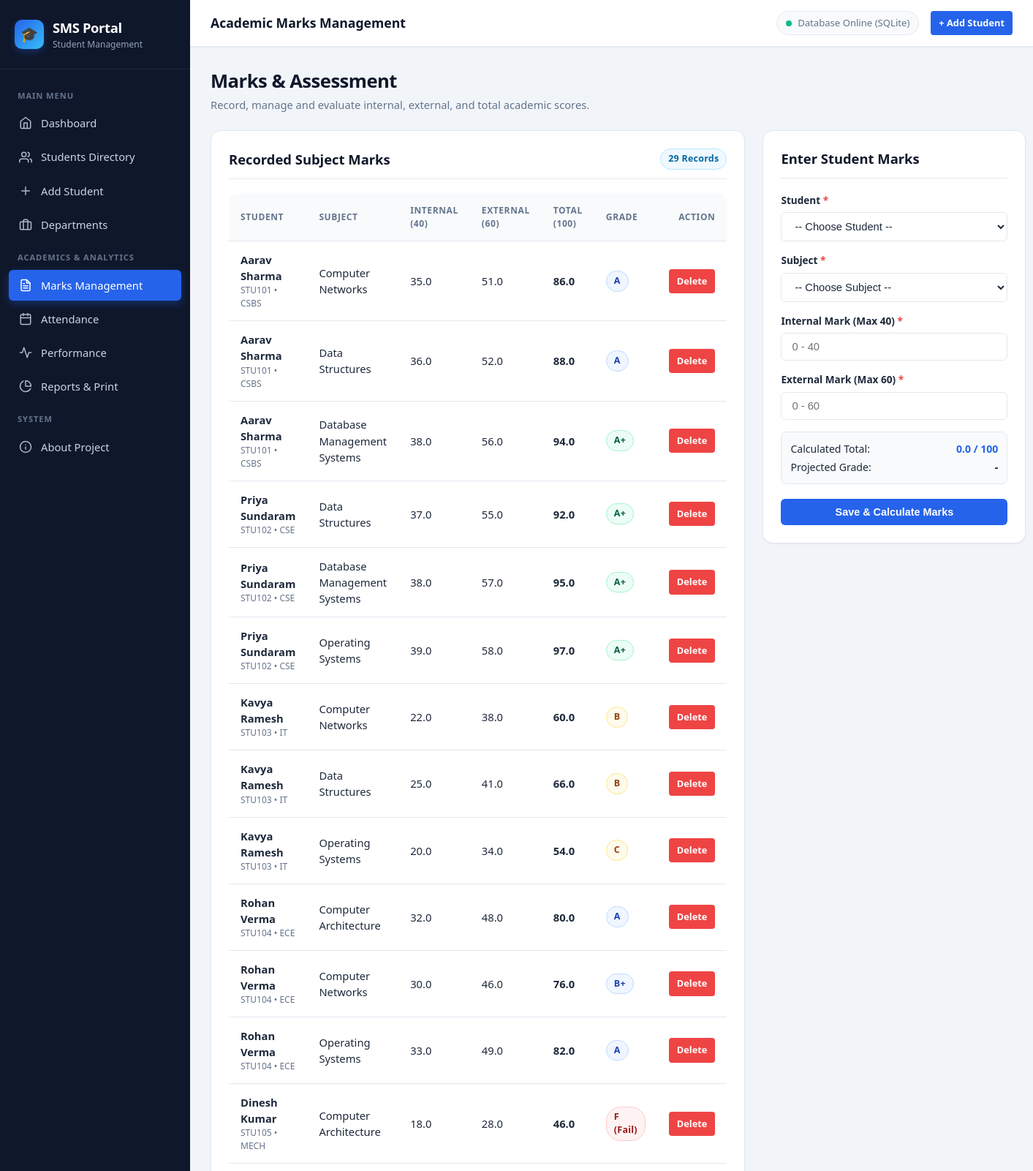
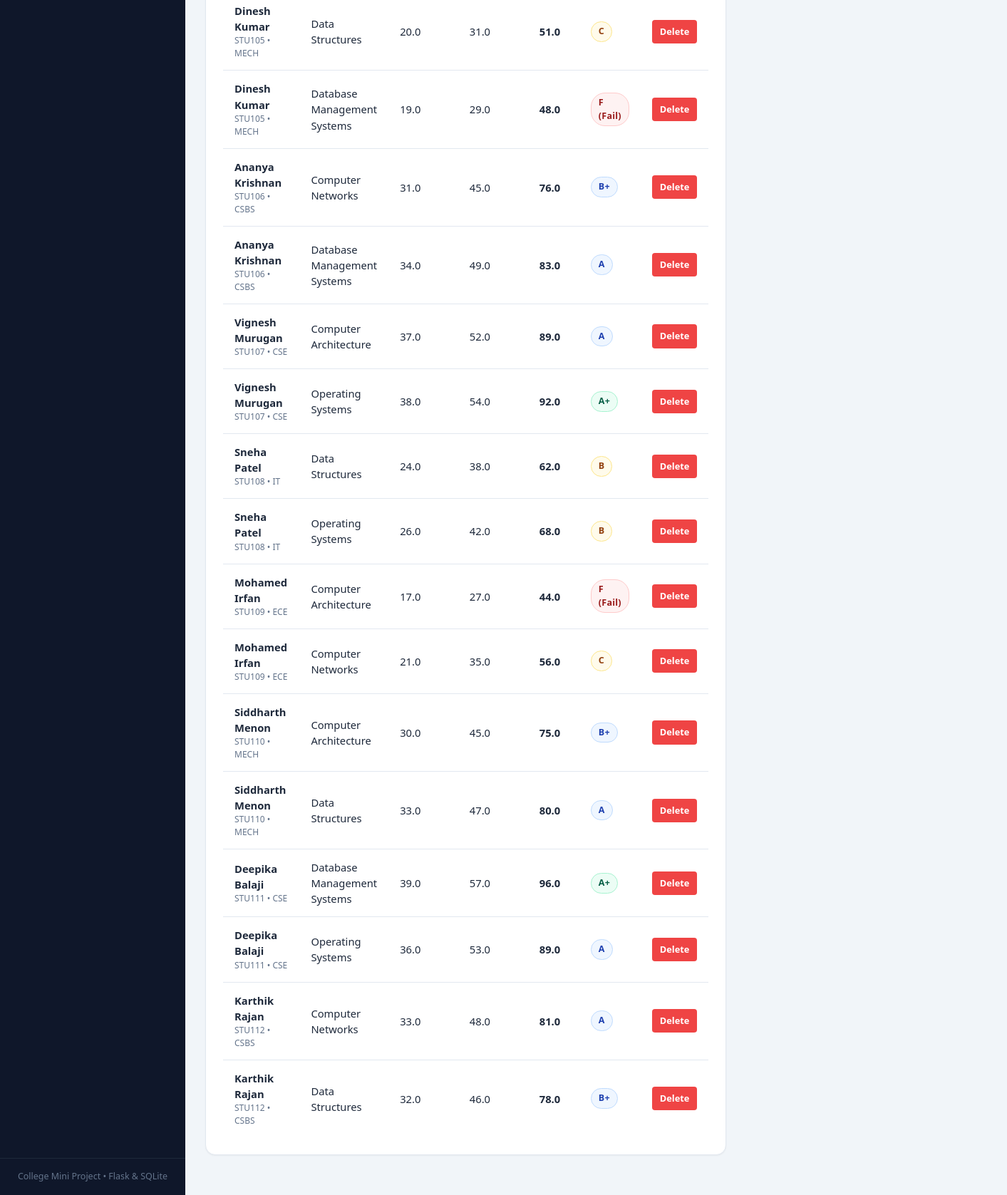
The page /marks on the database its author committed (2 pictures, top to bottom).
### tables this page shows
CREATE TABLE marks (
            mark_id INTEGER PRIMARY KEY AUTOINCREMENT,
            student_id TEXT NOT NULL,
            subject TEXT NOT NULL,
            internal_mark REAL NOT NULL,
            external_mark REAL NOT NULL,
            total_mark REAL NOT NULL,
            grade TEXT NOT NULL,
            FOREIGN KEY (student_id) REFERENCES students (student_id) ON DELETE CASCADE
        );

CREATE TABLE students (
            student_id TEXT PRIMARY KEY,
            name TEXT NOT NULL,
            email TEXT NOT NULL UNIQUE,
            phone TEXT NOT NULL,
            gender TEXT NOT NULL,
            dob TEXT NOT NULL,
            department TEXT NOT NULL,
            year TEXT NOT NULL,
            section TEXT NOT NULL,
            address TEXT,
            admission_year TEXT NOT NULL,
            created_at TIMESTAMP DEFAULT CURRENT_TIMESTAMP,
            FOREIGN KEY (department) REFERENCES departments (department_id) ON UPDATE CASCADE
        );

### app.py (the view)
@app.route("/marks", methods=["GET"])
def marks_view():
    conn = get_db_connection()
    cursor = conn.cursor()
    cursor.execute("""
        SELECT m.*, s.name as student_name, s.department, s.year, s.section
        FROM marks m
        JOIN students s ON m.student_id = s.student_id
        ORDER BY s.student_id ASC, m.subject ASC
    """)
    marks_list = cursor.fetchall()
    cursor.execute("SELECT student_id, name, department FROM students ORDER BY student_id ASC")
    students = cursor.fetchall()
    conn.close()
    return render_template("marks.html", marks=marks_list, students=students)

### database/db.py (called while the page is built)
def get_db_connection():
    conn = sqlite3.connect(DB_PATH)
    conn.row_factory = sqlite3.Row
    conn.execute("PRAGMA foreign_keys = ON")
    return conn

### templates/marks.html (shortened to what this page needs)
{% extends "base.html" %}
{% block page_heading %}Academic Marks Management{% endblock %}
{% block content %}
<div class="page-header">
  <div>
    <h1>Marks & Assessment</h1>
    <p>Record, manage and evaluate internal, external, and total academic scores.</p>
  </div>
</div>
<div style="display: grid; grid-template-columns: 1fr 360px; gap: 24px; align-items: start;">
  <div class="card">
    <div class="card-header">
      <h3>Recorded Subject Marks</h3>
      <span class="badge badge-info">{{ marks|length }} Records</span>
    </div>
    <div class="table-responsive">
      <table class="custom-table">
        <thead>
          <tr>
            <th>Student</th>
            <th>Subject</th>
            <th>Internal (40)</th>
            <th>External (60)</th>
            <th>Total (100)</th>
            <th>Grade</th>
            <th style="text-align: right;">Action</th>
          </tr>
        </thead>
        <tbody>
          {% for m in marks %}
          <tr>
            <td>
              <strong>{{ m.student_name }}</strong>
              <div style="font-size: 0.75rem; color: var(--text-muted);">{{ m.student_id }} • {{ m.department }}</div>
            </td>
            <td>{{ m.subject }}</td>
            <td>{{ m.internal_mark }}</td>
            <td>{{ m.external_mark }}</td>
            <td><strong>{{ m.total_mark }}</strong></td>
            <td>
              {% if m.grade == 'A+' %}
                <span class="badge badge-success">{{ m.grade }}</span>
              {% elif m.grade in ['A', 'B+'] %}
                <span class="badge badge-primary">{{ m.grade }}</span>
              {% elif m.grade in ['B', 'C'] %}
                <span class="badge badge-warning">{{ m.grade }}</span>
              {% else %}
                <span class="badge badge-danger">{{ m.grade }} (Fail)</span>
              {% endif %}
            </td>
            <td style="text-align: right;">
              <a
                href="{{ url_for('delete_mark', mark_id=m.mark_id) }}"
                class="btn btn-danger btn-sm"
                onclick="return confirm('Delete mark record for {{ m.student_name }} - {{ m.subject }}?');"
              >
                Delete
              </a>
            </td>
          </tr>
          {% else %}
          <tr>
            <td colspan="7" style="text-align: center; color: var(--text-muted); padding: 30px;">
              No marks recorded yet. Use the form on the right to enter marks.
            </td>
          </tr>
          {% endfor %}
        </tbody>
      </table>
    </div>
  </div>
  <div class="card">
    <div class="card-header">
      <h3>Enter Student Marks</h3>
    </div>
    <form method="POST" action="{{ url_for('add_marks') }}" id="marksForm">
      <div class="form-group" style="margin-bottom: 16px;">
        <label for="student_id" class="form-label">Student <span class="required">*</span></label>
        <select id="student_id" name="student_id" class="form-control" required>
          <option value="">-- Choose Student --</option>
        </select>
      </div>
      <div class="form-group" style="margin-bottom: 16px;">
        <label for="subject" class="form-label">Subject <span class="required">*</span></label>
        <select id="subject" name="subject" class="form-control" required>
          <option value="">-- Choose Subject --</option>
        </select>
      </div>
      <div class="form-group" style="margin-bottom: 16px;">
        <label for="internal_mark" class="form-label">Internal Mark (Max 40) <span class="required">*</span></label>
        <input
          type="number"
          id="internal_mark"
          name="internal_mark"
          class="form-control"
          placeholder="0 - 40"
          min="0"
          max="40"
          step="0.5"
          required
        >
      </div>
      <div class="form-group" style="margin-bottom: 16px;">
        <label for="external_mark" class="form-label">External Mark (Max 60) <span class="required">*</span></label>
        <input
          type="number"
          id="external_mark"
          name="external_mark"
          class="form-control"
          placeholder="0 - 60"
          min="0"
          max="60"
          step="0.5"
          required
        >
      </div>
      <div style="background: #f8fafc; border: 1px solid var(--border-color); border-radius: 8px; padding: 12px; margin-bottom: 20px;">
        <div style="display: flex; justify-content: space-between; font-size: 0.88rem; margin-bottom: 4px;">
          <span>Calculated Total:</span>
          <strong id="previewTotal" style="color: var(--primary);">0.0 / 100</strong>
        </div>
        <div style="display: flex; justify-content: space-between; font-size: 0.88rem;">
          <span>Projected Grade:</span>
          <strong id="previewGrade" style="color: var(--navy);">-</strong>
        </div>
      </div>
      <button type="submit" class="btn btn-primary" style="width: 100%;">
        Save & Calculate Marks
      </button>
    </form>
  </div>
</div>
{% endblock %}

### templates/base.html (shortened to what this page needs)
<!DOCTYPE html>
<html lang="en">
<head>
  <link rel="stylesheet" href="{{ url_for('static', filename='css/style.css') }}">
</head>
<body>
<div class="app-container">
  <aside class="sidebar" id="sidebar">
    <div class="sidebar-header">
      <div class="sidebar-brand-icon">🎓</div>
      <div class="sidebar-brand-text">
        <h2>SMS Portal</h2>
        <span>Student Management</span>
      </div>
    </div>
    <nav class="sidebar-nav">
      <div class="nav-category">Main Menu</div>
      <a href="{{ url_for('index') }}" class="nav-link {% if request.path == '/' %}active{% endif %}">
        <svg viewBox="0 0 24 24"><path d="M3 9l9-7 9 7v11a2 2 0 0 1-2 2H5a2 2 0 0 1-2-2z"></path><polyline points="9 22 9 12 15 12 15 22"></polyline></svg>
        <span>Dashboard</span>
      </a>
      <a href="{{ url_for('students_view') }}" class="nav-link {% if request.path == '/students' %}active{% endif %}">
        <svg viewBox="0 0 24 24"><path d="M17 21v-2a4 4 0 0 0-4-4H5a4 4 0 0 0-4 4v2"></path><circle cx="9" cy="7" r="4"></circle><path d="M23 21v-2a4 4 0 0 0-3-3.87"></path><path d="M16 3.13a4 4 0 0 1 0 7.75"></path></svg>
        <span>Students Directory</span>
      </a>
      <a href="{{ url_for('add_student') }}" class="nav-link {% if request.path == '/add-student' %}active{% endif %}">
        <svg viewBox="0 0 24 24"><line x1="12" y1="5" x2="12" y2="19"></line><line x1="5" y1="12" x2="19" y2="12"></line></svg>
        <span>Add Student</span>
      </a>
      <a href="{{ url_for('departments_view') }}" class="nav-link {% if request.path == '/departments' %}active{% endif %}">
        <svg viewBox="0 0 24 24"><rect x="2" y="7" width="20" height="14" rx="2" ry="2"></rect><path d="M16 21V5a2 2 0 0 0-2-2h-4a2 2 0 0 0-2 2v16"></path></svg>
        <span>Departments</span>
      </a>
      <div class="nav-category">Academics & Analytics</div>
      <a href="{{ url_for('marks_view') }}" class="nav-link {% if request.path == '/marks' %}active{% endif %}">
        <svg viewBox="0 0 24 24"><path d="M14 2H6a2 2 0 0 0-2 2v16a2 2 0 0 0 2 2h12a2 2 0 0 0 2-2V8z"></path><polyline points="14 2 14 8 20 8"></polyline><line x1="16" y1="13" x2="8" y2="13"></line><line x1="16" y1="17" x2="8" y2="17"></line><polyline points="10 9 9 9 8 9"></polyline></svg>
        <span>Marks Management</span>
      </a>
      <a href="{{ url_for('attendance_view') }}" class="nav-link {% if request.path == '/attendance' %}active{% endif %}">
        <svg viewBox="0 0 24 24"><rect x="3" y="4" width="18" height="18" rx="2" ry="2"></rect><line x1="16" y1="2" x2="16" y2="6"></line><line x1="8" y1="2" x2="8" y2="6"></line><line x1="3" y1="10" x2="21" y2="10"></line></svg>
        <span>Attendance</span>
      </a>
      <a href="{{ url_for('performance_view') }}" class="nav-link {% if request.path == '/performance' %}active{% endif %}">
        <svg viewBox="0 0 24 24"><polyline points="22 12 18 12 15 21 9 3 6 12 2 12"></polyline></svg>
        <span>Performance</span>
      </a>
      <a href="{{ url_for('reports_view') }}" class="nav-link {% if request.path == '/reports' %}active{% endif %}">
        <svg viewBox="0 0 24 24"><path d="M21.21 15.89A10 10 0 1 1 8 2.83"></path><path d="M22 12A10 10 0 0 0 12 2v10z"></path></svg>
        <span>Reports & Print</span>
      </a>
      <div class="nav-category">System</div>
      <a href="{{ url_for('about_view') }}" class="nav-link {% if request.path == '/about' %}active{% endif %}">
        <svg viewBox="0 0 24 24"><circle cx="12" cy="12" r="10"></circle><line x1="12" y1="16" x2="12" y2="12"></line><line x1="12" y1="8" x2="12.01" y2="8"></line></svg>
        <span>About Project</span>
      </a>
    </nav>
    <div class="sidebar-footer">
      College Mini Project • Flask & SQLite
    </div>
  </aside>
  <div class="main-wrapper">
    <header class="topbar">
      <div class="topbar-left">
        <span class="page-title-badge">{% block page_heading %}Student Management System{% endblock %}</span>
      </div>
      <div class="topbar-right">
        <div class="system-status-indicator">
          <span class="status-dot"></span>
          <span>Database Online (SQLite)</span>
        </div>
        <a href="{{ url_for('add_student') }}" class="btn btn-primary btn-sm no-print">
          + Add Student
        </a>
      </div>
    </header>
    <main class="content-body">
      {% block content %}{% endblock %}
    </main>
  </div>
</div>
</body>
</html>

### rows shown on the page
marks: student_name "Aarav Sharma", student_id "STU101", department "CSBS", subject "Computer Networks", internal_mark "35.0", external_mark "51.0", total_mark "86.0", grade "A"
marks: student_name "Aarav Sharma", student_id "STU101", department "CSBS", subject "Data Structures", internal_mark "36.0", external_mark "52.0", total_mark "88.0", grade "A"
marks: student_name "Aarav Sharma", student_id "STU101", department "CSBS", subject "Database Management Systems", internal_mark "38.0", external_mark "56.0", total_mark "94.0", grade "A+"
marks: student_name "Priya Sundaram", student_id "STU102", department "CSE", subject "Data Structures", internal_mark "37.0", external_mark "55.0", total_mark "92.0", grade "A+"
marks: student_name "Priya Sundaram", student_id "STU102", department "CSE", subject "Database Management Systems", internal_mark "38.0", external_mark "57.0", total_mark "95.0", grade "A+"
marks: student_name "Priya Sundaram", student_id "STU102", department "CSE", subject "Operating Systems", internal_mark "39.0", external_mark "58.0", total_mark "97.0", grade "A+"
marks: student_name "Kavya Ramesh", student_id "STU103", department "IT", subject "Computer Networks", internal_mark "22.0", external_mark "38.0", total_mark "60.0", grade "B"
marks: student_name "Kavya Ramesh", student_id "STU103", department "IT", subject "Data Structures", internal_mark "25.0", external_mark "41.0", total_mark "66.0", grade "B"
marks: student_name "Kavya Ramesh", student_id "STU103", department "IT", subject "Operating Systems", internal_mark "20.0", external_mark "34.0", total_mark "54.0", grade "C"
marks: student_name "Rohan Verma", student_id "STU104", department "ECE", subject "Computer Architecture", internal_mark "32.0", external_mark "48.0", total_mark "80.0", grade "A"
marks: student_name "Rohan Verma", student_id "STU104", department "ECE", subject "Computer Networks", internal_mark "30.0", external_mark "46.0", total_mark "76.0", grade "B+"
marks: student_name "Rohan Verma", student_id "STU104", department "ECE", subject "Operating Systems", internal_mark "33.0", external_mark "49.0", total_mark "82.0", grade "A"
marks: student_name "Dinesh Kumar", student_id "STU105", department "MECH", subject "Computer Architecture", internal_mark "18.0", external_mark "28.0", total_mark "46.0", grade "F"
marks: student_name "Dinesh Kumar", student_id "STU105", department "MECH", subject "Data Structures", internal_mark "20.0", external_mark "31.0", total_mark "51.0", grade "C"
marks: student_name "Dinesh Kumar", student_id "STU105", department "MECH", subject "Database Management Systems", internal_mark "19.0", external_mark "29.0", total_mark "48.0", grade "F"
marks: student_name "Ananya Krishnan", student_id "STU106", department "CSBS", subject "Computer Networks", internal_mark "31.0", external_mark "45.0", total_mark "76.0", grade "B+"
marks: student_name "Ananya Krishnan", student_id "STU106", department "CSBS", subject "Database Management Systems", internal_mark "34.0", external_mark "49.0", total_mark "83.0", grade "A"
marks: student_name "Vignesh Murugan", student_id "STU107", department "CSE", subject "Computer Architecture", internal_mark "37.0", external_mark "52.0", total_mark "89.0", grade "A"
marks: student_name "Vignesh Murugan", student_id "STU107", department "CSE", subject "Operating Systems", internal_mark "38.0", external_mark "54.0", total_mark "92.0", grade "A+"
marks: student_name "Sneha Patel", student_id "STU108", department "IT", subject "Data Structures", internal_mark "24.0", external_mark "38.0", total_mark "62.0", grade "B"
marks: student_name "Sneha Patel", student_id "STU108", department "IT", subject "Operating Systems", internal_mark "26.0", external_mark "42.0", total_mark "68.0", grade "B"
marks: student_name "Mohamed Irfan", student_id "STU109", department "ECE", subject "Computer Architecture", internal_mark "17.0", external_mark "27.0", total_mark "44.0", grade "F"
marks: student_name "Mohamed Irfan", student_id "STU109", department "ECE", subject "Computer Networks", internal_mark "21.0", external_mark "35.0", total_mark "56.0", grade "C"
marks: student_name "Siddharth Menon", student_id "STU110", department "MECH", subject "Computer Architecture", internal_mark "30.0", external_mark "45.0", total_mark "75.0", grade "B+"
marks: student_name "Siddharth Menon", student_id "STU110", department "MECH", subject "Data Structures", internal_mark "33.0", external_mark "47.0", total_mark "80.0", grade "A"
marks: student_name "Deepika Balaji", student_id "STU111", department "CSE", subject "Database Management Systems", internal_mark "39.0", external_mark "57.0", total_mark "96.0", grade "A+"
marks: student_name "Deepika Balaji", student_id "STU111", department "CSE", subject "Operating Systems", internal_mark "36.0", external_mark "53.0", total_mark "89.0", grade "A"
marks: student_name "Karthik Rajan", student_id "STU112", department "CSBS", subject "Computer Networks", internal_mark "33.0", external_mark "48.0", total_mark "81.0", grade "A"
marks: student_name "Karthik Rajan", student_id "STU112", department "CSBS", subject "Data Structures", internal_mark "32.0", external_mark "46.0", total_mark "78.0", grade "B+"

### other values the page prints
{{ marks|length }} "29"
